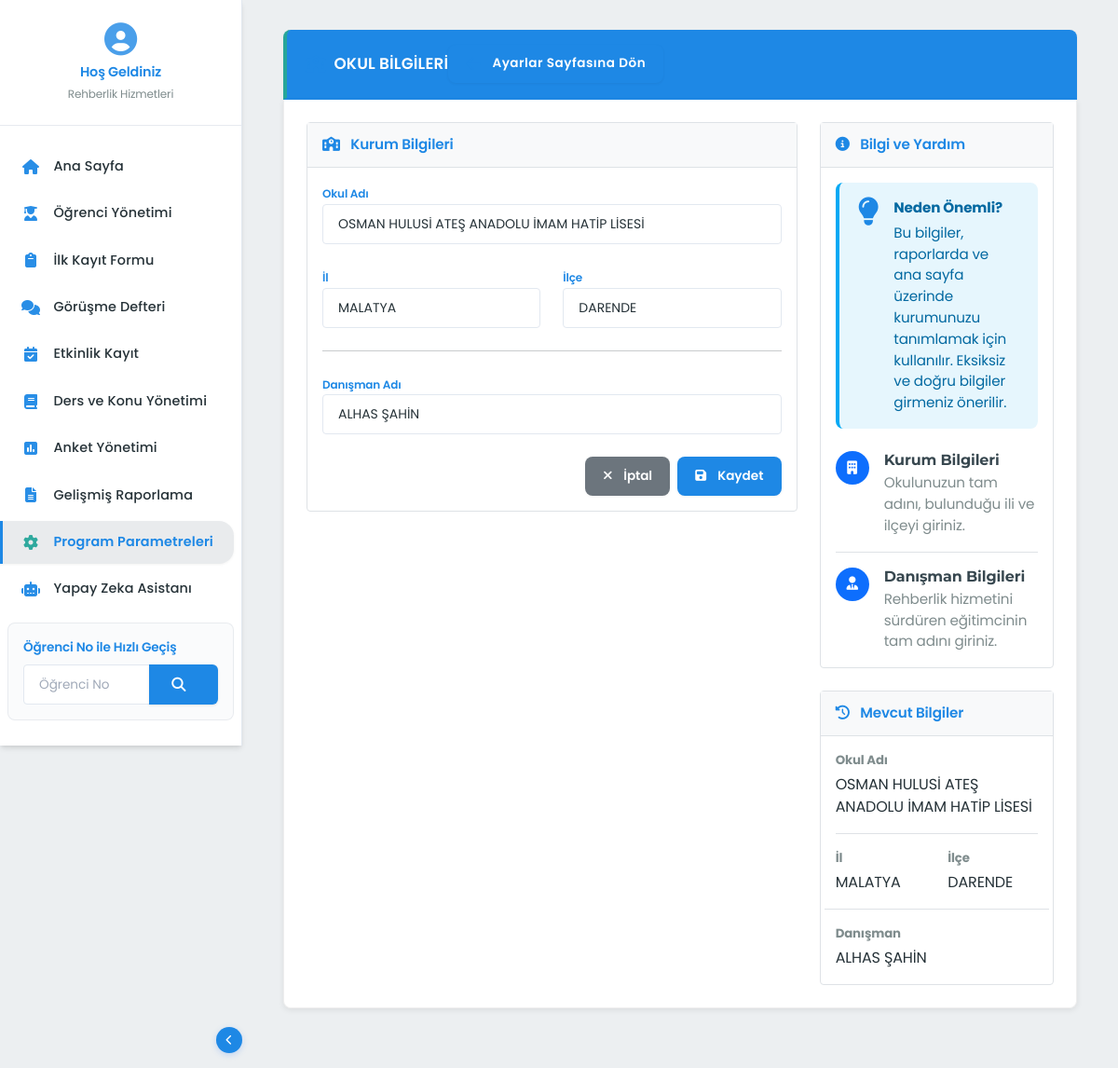
Page /parametre-yonetimi/okul-bilgileri on the committed database.
### app/blueprints/parametre_yonetimi/models.py (models this page shows, shortened)
class OkulBilgi(db.Model):
    __tablename__ = 'okul_bilgileri'
    __table_args__ = {'extend_existing': True}
    id = db.Column(db.Integer, primary_key=True)
    okul_adi = db.Column(db.String(200), nullable=False)
    il = db.Column(db.String(50), nullable=False)
    ilce = db.Column(db.String(50), nullable=False)
    danisman_adi = db.Column(db.String(100), nullable=False)
    aktif = db.Column(db.Boolean, default=True)

### app/blueprints/parametre_yonetimi/routes.py (the view, shortened to what this page needs)
@parametre_yonetimi_bp.route('/okul-bilgileri', methods=['GET', 'POST'])
@admin_required
def okul_bilgileri():
    try:
        okul_bilgisi = SabitlerService.get_okul_bilgisi()
        return render_template('parametre_yonetimi/okul_bilgileri.html', okul_bilgisi=okul_bilgisi)
    except Exception as e:
        flash(f'Bir hata oluştu: {str(e)}', 'danger')
        return redirect(url_for('parametre_yonetimi.index'))

### app/blueprints/parametre_yonetimi/services.py (called while the page is built)
    @staticmethod
    def get_okul_bilgisi():
        return OkulBilgi.query.filter_by(aktif=True).first()

### app/utils/auth.py (called while the page is built)
def admin_required(f):
    @wraps(f)
    def decorated_function(*args, **kwargs):
        return f(*args, **kwargs)
    return decorated_function

### app/utils/session.py (called while the page is built)
def get_aktif_ogrenci():
    try:
        if 'aktif_ogrenci_id' in session:
            return Ogrenci.query.get(session['aktif_ogrenci_id'])
    except Exception:
        pass
    return None

### app/blueprints/parametre_yonetimi/templates/parametre_yonetimi/okul_bilgileri.html (shortened to what this page needs)
{% extends "base.html" %}
{% block content %}
<div class="modern-section">
    <div class="modern-section-title">
        <div class="d-flex justify-content-between align-items-center">
            <div class="d-flex align-items-center">
                <i class="fas fa-school me-2"></i>
                <span>OKUL BİLGİLERİ</span>
            </div>
            <a href="{{ url_for('parametre_yonetimi.index') }}" class="modern-action-btn">
                <i class="fas fa-arrow-left me-1"></i> Ayarlar Sayfasına Dön
            </a>
        </div>
    </div>
    <div class="modern-panel">
    <div class="row">
        <div class="col-lg-8">
            <div class="modern-card mb-4">
                <div class="modern-card-header d-flex justify-content-between align-items-center">
                    <div>
                        <i class="fas fa-school me-2 text-primary"></i>
                        <span class="text-primary">Kurum Bilgileri</span>
                    </div>
                </div>
                <div class="modern-card-body">
                    <form method="POST" action="{{ url_for('parametre_yonetimi.okul_bilgileri') }}" class="needs-validation" novalidate>
                        <div class="row g-4">
                            <div class="col-12">
                                <label for="okul_adi" class="modern-form-label">Okul Adı</label>
                                <input type="text" class="form-control modern-form-control" id="okul_adi" name="okul_adi"
                                       value="{{ okul_bilgisi.okul_adi if okul_bilgisi else '' }}"
                                       placeholder="Okul adını giriniz" required>
                            </div>
                            <div class="col-md-6">
                                <label for="il" class="modern-form-label">İl</label>
                                <input type="text" class="form-control modern-form-control" id="il" name="il"
                                       value="{{ okul_bilgisi.il if okul_bilgisi else '' }}"
                                       placeholder="İl adını giriniz" required>
                            </div>
                            <div class="col-md-6">
                                <label for="ilce" class="modern-form-label">İlçe</label>
                                <input type="text" class="form-control modern-form-control" id="ilce" name="ilce"
                                       value="{{ okul_bilgisi.ilce if okul_bilgisi else '' }}"
                                       placeholder="İlçe adını giriniz" required>
                            </div>
                        </div>
                        <hr class="my-4">
                        <div class="mb-4">
                            <label for="danisman_adi" class="modern-form-label">Danışman Adı</label>
                            <input type="text" class="form-control modern-form-control" id="danisman_adi" name="danisman_adi"
                                   value="{{ okul_bilgisi.danisman_adi if okul_bilgisi else '' }}"
                                   placeholder="Danışman adını giriniz" required>
                        </div>
                        <div class="d-grid gap-2 d-md-flex justify-content-md-end mt-4">
                            <a href="{{ url_for('parametre_yonetimi.index') }}" class="modern-action-btn" style="background-color: #6c757d;">
                                <i class="fas fa-times me-1"></i>İptal
                            </a>
                            <button type="submit" class="modern-action-btn">
                                <i class="fas fa-save me-1"></i>Kaydet
                            </button>
                        </div>
                    </form>
                </div>
            </div>
        </div>
        <div class="col-lg-4">
            <div class="modern-card mb-4">
                <div class="modern-card-header d-flex justify-content-between align-items-center">
                    <div>
                        <i class="fas fa-info-circle me-2 text-primary"></i>
                        <span class="text-primary">Bilgi ve Yardım</span>
                    </div>
                </div>
                <div class="modern-card-body">
                    <div class="alert alert-info mb-4">
                        <div class="d-flex">
                            <div class="me-3">
                                <i class="fas fa-lightbulb fa-2x text-primary"></i>
                            </div>
                            <div>
                                <p class="fw-bold mb-1">Neden Önemli?</p>
                                <p class="mb-0">Bu bilgiler, raporlarda ve ana sayfa üzerinde kurumunuzu tanımlamak için kullanılır. Eksiksiz ve doğru bilgiler girmeniz önerilir.</p>
                            </div>
                        </div>
                    </div>
                    <div class="d-flex mb-3 pb-3 border-bottom">
                        <div class="modern-icon-circle bg-primary text-white me-3 flex-shrink-0">
                            <i class="fas fa-building"></i>
                        </div>
                        <div>
                            <h6 class="fw-bold mb-1">Kurum Bilgileri</h6>
                            <p class="text-muted mb-0">Okulunuzun tam adını, bulunduğu ili ve ilçeyi giriniz.</p>
                        </div>
                    </div>
                    <div class="d-flex">
                        <div class="modern-icon-circle bg-primary text-white me-3 flex-shrink-0">
                            <i class="fas fa-user-tie"></i>
                        </div>
                        <div>
                            <h6 class="fw-bold mb-1">Danışman Bilgileri</h6>
                            <p class="text-muted mb-0">Rehberlik hizmetini sürdüren eğitimcinin tam adını giriniz.</p>
                        </div>
                    </div>
                </div>
            </div>
            {% if okul_bilgisi %}
            <div class="modern-card">
                <div class="modern-card-header d-flex justify-content-between align-items-center">
                    <div>
                        <i class="fas fa-history me-2 text-primary"></i>
                        <span class="text-primary">Mevcut Bilgiler</span>
                    </div>
                </div>
                <div class="modern-card-body">
                    <div class="mb-3 pb-3 border-bottom">
                        <div class="text-muted mb-1 small fw-bold">Okul Adı</div>
                        <div class="fs-6">{{ okul_bilgisi.okul_adi }}</div>
                    </div>
                    <div class="row mb-3 pb-3 border-bottom">
                        <div class="col-6">
                            <div class="text-muted mb-1 small fw-bold">İl</div>
                            <div class="fs-6">{{ okul_bilgisi.il }}</div>
                        </div>
                        <div class="col-6">
                            <div class="text-muted mb-1 small fw-bold">İlçe</div>
                            <div class="fs-6">{{ okul_bilgisi.ilce }}</div>
                        </div>
                    </div>
                    <div>
                        <div class="text-muted mb-1 small fw-bold">Danışman</div>
                        <div class="fs-6">{{ okul_bilgisi.danisman_adi }}</div>
                    </div>
                </div>
            </div>
            {% endif %}
        </div>
    </div>
</div>
{% endblock %}

### app/static/css/styles.css (style rules this page uses)
.modern-section { margin-bottom: 1.5rem; }
.modern-section-title { background-color: #0b3d91; color: white; padding: 0.75rem 1.25rem; border-radius: 4px 4px 0 0; font-weight: 600; letter-spacing: 0.5px; border-left: 4px solid #e30a17; }
.modern-panel { background-color: #fff; border: 1px solid #dee2e6; border-top: none; border-radius: 0 0 4px 4px; padding: 1.25rem; }
.modern-action-btn { background-color: #0b3d91; color: white; border: none; border-radius: 4px; padding: 0.5rem 1rem; font-size: 0.85rem; text-decoration: none; transition: all 0.2s ease; display: inline-flex; align-items: center; justify-content: center; gap: 0.5rem; }
.modern-card { border: 1px solid #dee2e6; border-radius: 4px; background-color: white; transition: all 0.2s ease; }
.modern-card-header { padding: 0.75rem 1rem; background-color: #f8f9fa; border-bottom: 1px solid #dee2e6; font-weight: 600; display: flex; align-items: center; justify-content: space-between; }
.modern-card-body { padding: 1rem; }
:root { --primary-color: #2c3e50; --primary-light: #34495e; --primary-dark: #1e2a36; --secondary-color: #3498db; --secondary-light: #5dade2; --secondary-dark: #2874a6; --accent-color: #16a085; --warning-color: #f39c12; --danger-color: #c0392b; --info-color: #2980b9; --success-color: #27ae60; --light-color: #f8f9fa; --dark-color: #2c3e50; --text-color: #333333; --text-muted: #7f8c8d; --border-color: #ecf0f1; --bg-light: #f5f7f9; --bg-white: #ffffff; --bg-gradient: linear-gradient(to right, var(--primary-color), var(--primary-dark)); --shadow-sm: 0 2px 4px rgba(0, 0, 0, 0.05); --shadow-md: 0 4px 6px -1px rgba(0, 0, 0, 0.1), 0 2px 4px -1px rgba(0, 0, 0, 0.06); --shadow-lg: 0 10px 15px -3px rgba(0, 0, 0, 0.1), 0 4px 6px -2px rgba(0, 0, 0, 0.05); --radius-sm: 0.25rem; --radius-md: 0.5rem; --radius-lg: 0.75rem; --radius-xl: 1rem; --transition: all 0.2s ease; --card-shadow: 0 4px 6px -1px rgba(0, 0, 0, 0.1), 0 2px 4px -1px rgba(0, 0, 0, 0.06); --card-shadow-hover: 0 10px 15px -3px rgba(0, 0, 0, 0.1), 0 4px 6px -2px rgba(0, 0, 0, 0.05); --sidebar-width: 260px; --sidebar-collapsed-width: 70px; --header-height: 60px; --border-radius: 0.5rem; --transition-smooth: all 0.25s cubic-bezier(0.4, 0, 0.2, 1); }
body { font-family: 'Inter', system-ui, -apple-system, 'Segoe UI', Helvetica, Arial, sans-serif; color: var(--text-color); background-color: var(--bg-light); line-height: 1.5; font-size: 0.9rem; overflow-x: hidden; -webkit-font-smoothing: antialiased; -moz-osx-font-smoothing: grayscale; letter-spacing: -0.01em; }
.modern-form-label { font-size: 0.75rem; color: var(--primary-color); font-weight: 600; }
.modern-form-control { border-color: var(--border-color); border-radius: 4px; font-size: 0.85rem; }
.modern-section { margin-bottom: 2rem; position: relative; }
.modern-section-title { background-color: var(--bg-white); color: var(--primary-color); padding: 1rem 1.5rem; font-weight: 600; font-size: 1rem; border-radius: var(--radius-lg) var(--radius-lg) 0 0; margin-bottom: 0; display: flex; align-items: center; position: relative; border-bottom: 2px solid var(--primary-color); box-shadow: var(--shadow-sm); }
.modern-section-title i, .modern-section-title .fas, .modern-section-title .far, .modern-section-title .fal, .modern-section-title .fab { margin-right: 0.75rem; font-size: 1.1rem; color: var(--primary-color); }
.modern-section-title span { text-transform: none; font-size: 1.05rem; letter-spacing: 0.01em; }
.modern-panel { background-color: white; border: 1px solid var(--border-color); border-top: none; border-radius: 0 0 var(--radius-lg) var(--radius-lg); padding: 1.5rem; box-shadow: var(--shadow-md); position: relative; }
.modern-action-btn { font-size: 0.85rem; font-weight: 600; padding: 0.65rem 1.2rem; background-color: var(--primary-color); color: white; border: none; border-radius: var(--radius-md); transition: all 0.3s ease; display: inline-flex; align-items: center; position: relative; box-shadow: var(--shadow-sm); text-decoration: none; }
.modern-action-btn i { margin-right: 0.5rem; transition: transform 0.2s ease; }
.form-control { border-radius: 3px; border: 1px solid #ced4da; padding: 0.5rem 0.75rem; font-size: 0.875rem; transition: border-color 0.2s ease; background-color: var(--bg-white); color: var(--text-color); line-height: 1.5; }
.form-control::placeholder { color: #a0a9b8; font-size: 0.85rem; }
.text-primary { color: var(--primary-color) !important; }
.text-muted { color: var(--text-muted) !important; }

### rows in the picture
OkulBilgi: okul_adi "OSMAN HULUSİ ATEŞ ANADOLU İMAM HATİP LİSESİ", il "MALATYA", ilce "DARENDE", danisman_adi "ALHAS ŞAHİN"
